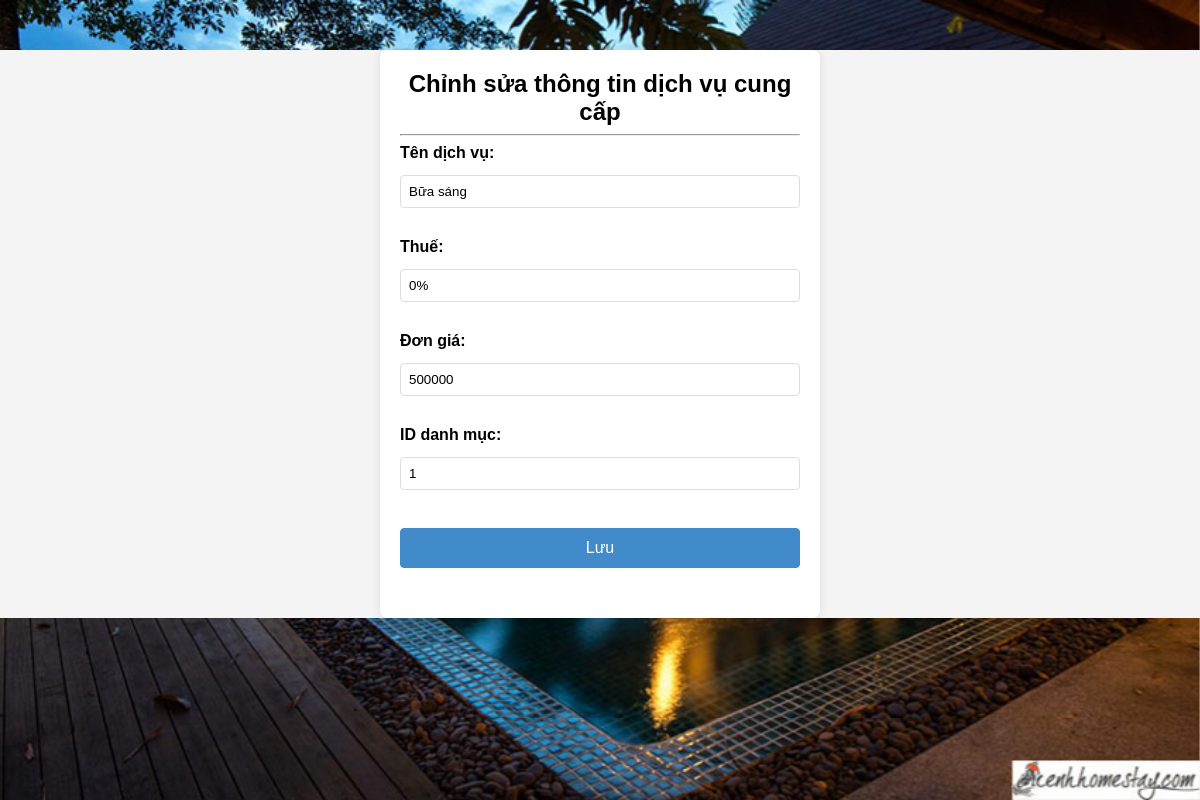
Page /admin/edit_dichvu.php?id=1 (signed in) on the committed database.
### tables this page shows
CREATE TABLE `dichvu` (
  `IDDV` varchar(10) NOT NULL,
  `TENDV` varchar(200) NOT NULL,
  `THUE` varchar(100) NOT NULL,
  `GIA` float NOT NULL,
  `IDDM` varchar(10) NOT NULL
);

### admin/edit_dichvu.php (the view, shortened to what this page needs)
<?php
include('db.php');
if (isset($_GET['id'])) {
    $id = $_GET['id'];
    $query = "SELECT * FROM dichvu WHERE IDDV = $id";
    $result = mysqli_query($con, $query);
    if (mysqli_num_rows($result) == 1) {
        $row = mysqli_fetch_assoc($result);
        ?>
        <!DOCTYPE html>
        <html lang="en">
        <head>
            <link rel="stylesheet" href="style.css">
        </head>
        <body>
            <div class="container">
            <img src="imag/nen.jpg" class="hinhnen">
                <h2>Chỉnh sửa thông tin dịch vụ cung cấp</h2>
                <hr>
                <form action="update_dichvu.php" method="POST">
                    <div class="form-group">
                        <label for="tendv">Tên dịch vụ:</label>
                        <input type="text" name="tendv" value="<?php echo $row['TENDV']; ?>">
                    </div>
                    <div class="form-group">
                        <label for="thue">Thuế:</label>
                        <input type="text" name="thue" value="<?php echo $row['THUE']; ?>">
                    </div>
                    <div class="form-group">
                        <label for="gia">Đơn giá:</label>
                        <input type="text" name="gia" value="<?php echo $row['GIA']; ?>">
                    </div>
                    <div class="form-group">
                        <label for="iddm">ID danh mục:</label>
                        <input type="text" name="iddm" value="<?php echo $row['IDDM']; ?>">
                    </div>
                    <div class="form-group">
                        <input type="submit" value="Lưu" name="save">
                    </div>
                </form>
            </div>
        </body>
        </html>
        <?php
    } else {
        echo "Record not found.";
    }
} else {
    echo "Invalid request.";
}
?>

### admin/assets/css/style.css (style rules this page uses)
html, body { margin:0; font-size: 100%; font-family: 'Lato', sans-serif; background: #fff; }
input[type="button"],input[type="submit"] { transition:0.5s all; -webkit-transition:0.5s all; -moz-transition:0.5s all; -o-transition:0.5s all; -ms-transition:0.5s all; }
h1,h2,h3,h4,h5,h6 { margin:0; font-family: 'Federo', sans-serif; font-weight: 600; }
label { margin:0; }

### admin/edit_dichvu.php (style rules this page uses)
body { font-family: Arial, sans-serif; background-color: #f4f4f4; margin: 0; }
.container { max-width: 400px; margin: 50px auto; background-color: #fff; padding: 20px; border-radius: 8px; box-shadow: 0 0 10px rgba(0, 0, 0, 0.1); }
h2 { text-align: center; }
.form-group { margin-bottom: 15px; }
label { display: block; font-weight: bold; margin-bottom: 5px; }
input { width: 100%; padding: 8px; margin-top: 8px; margin-bottom: 15px; border: 1px solid #ddd; border-radius: 4px; box-sizing: border-box; }
input[type="submit"] { background-color: #428bca; color: white; padding: 10px 20px; border: 1px solid #428bca; border-radius: 4px; cursor: pointer; font-size: 16px; }
.hinhnen { position: fixed; top: 0; left: 0; width: 100%; height: 100%; z-index: -1; }

### rows in the picture
dichvu: tendv "Bữa sáng", thue "0%", gia "500000", iddm "1"
